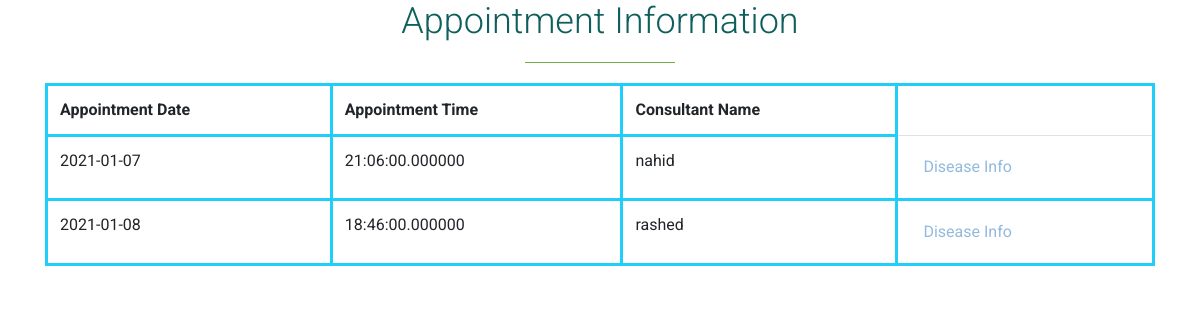
The page /show_appointment.php on the database its author committed.
### tables this page shows
CREATE TABLE `appointment` (
  `appoint_id` int(100) NOT NULL,
  `appoint_date` date NOT NULL,
  `appoint_time` time(6) NOT NULL,
  `consul_name` varchar(100) NOT NULL
);

### show_appointment.php (the view, shortened to what this page needs)
<!DOCTYPE html>
<html>
<?php
    include('connection.php');
     ?>
<head>
     <link href="//maxcdn.bootstrapcdn.com/bootstrap/4.0.0/css/bootstrap.min.css" rel="stylesheet" id="bootstrap-css">
    <link rel="stylesheet" href="css/style_new.css">
    <link rel="stylesheet" href="assets/css/style.css">
    <link rel="stylesheet" href="assets/css/media.css">
</head>
<body>
   <div class="container">
    <div class="col-sm-12">
        <div class="title">
            <h1>Appointment Information</h1>
        </div>
    </div>
    <table class="table table-border">
        <tr>
            <th>Appointment Date</th>
            <th>Appointment Time</th>
            <th>Consultant Name</th>
        </tr>
        <?php
                $sql = "SELECT * FROM appointment";
                $result = $conn->query($sql);
                if($result->num_rows>0)
                {
                    while($row = $result->fetch_assoc())
                    {
            ?>
            <tr>
                <td><?php echo $row['appoint_date']; ?></td>
                <td><?php echo $row['appoint_time']; ?></td>
                <td><?php echo $row['consul_name']; ?></td>
                 <td> <a href="add_more_disease.php?place=<?php echo $disease; ?>" class="btn">Disease Info</a> </td>
            </tr>
            <?php } } ?>
        </table>
    </div>
</body>
</html>

### css/style_new.css (style rules this page uses)
body { font-family: "Poppins", sans-serif; height: 100vh; }
a { color: #92badd; display: inline-block; text-decoration: none; font-weight: 400; }

### assets/css/style.css (style rules this page uses)
body { font-family: 'Roboto', sans-serif; }
h1 { color: forestgreen }
.title { text-align: center; }
.title h1 { color: #0f5f5c; position: relative; margin-bottom: 40px; font-size: 36px; font-weight: 300; }
.title h1::after { content: ""; position: absolute; width: 150px; height: 1px; background: #6fb048; bottom: -20px; margin: 0 auto; left: 0; right: 0; }

### show_appointment.php (style rules this page uses)
table { border-collapse: collapse; }
table, th, td { border: 3px solid #20cefa; border-radius: 5px; }

### rows shown on the page
appointment: appoint_date "2021-01-07", appoint_time "21:06:00.000000", consul_name "nahid"
appointment: appoint_date "2021-01-08", appoint_time "18:46:00.000000", consul_name "rashed"
